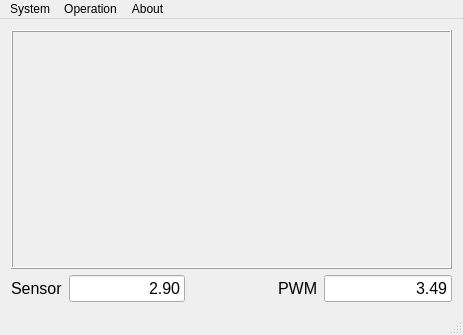
<?xml version="1.0" encoding="UTF-8"?>
<ui version="4.0">
 <class>MainWindow</class>
 <widget class="QMainWindow" name="MainWindow">
  <property name="geometry">
   <rect>
    <x>0</x>
    <y>0</y>
    <width>463</width>
    <height>335</height>
   </rect>
  </property>
  <property name="windowTitle">
   <string>SCD - v0.1</string>
  </property>
  <property name="windowIcon">
   <iconset resource="resources.qrc">
    <normaloff>:/icons/resources/scd.svg</normaloff>:/icons/resources/scd.svg</iconset>
  </property>
  <widget class="QWidget" name="centralWidget">
   <layout class="QGridLayout" name="gridLayout">
    <item row="0" column="0">
     <layout class="QVBoxLayout" name="verticalLayout" stretch="90,10">
      <item>
       <widget class="QFrame" name="chartFrame">
        <property name="frameShape">
         <enum>QFrame::Box</enum>
        </property>
        <property name="frameShadow">
         <enum>QFrame::Raised</enum>
        </property>
       </widget>
      </item>
      <item>
       <layout class="QHBoxLayout" name="horizontalLayout_3" stretch="40,20,40">
        <item>
         <layout class="QHBoxLayout" name="horizontalLayout" stretch="20,0">
          <item>
           <widget class="QLabel" name="label">
            <property name="font">
             <font>
              <pointsize>12</pointsize>
             </font>
            </property>
            <property name="text">
             <string>Sensor</string>
            </property>
           </widget>
          </item>
          <item>
           <widget class="QLineEdit" name="lineEdit">
            <property name="font">
             <font>
              <pointsize>12</pointsize>
             </font>
            </property>
            <property name="text">
             <string>2.90</string>
            </property>
            <property name="alignment">
             <set>Qt::AlignRight|Qt::AlignTrailing|Qt::AlignVCenter</set>
            </property>
            <property name="readOnly">
             <bool>true</bool>
            </property>
           </widget>
          </item>
         </layout>
        </item>
        <item>
         <spacer name="horizontalSpacer">
          <property name="orientation">
           <enum>Qt::Horizontal</enum>
          </property>
          <property name="sizeHint" stdset="0">
           <size>
            <width>40</width>
            <height>20</height>
           </size>
          </property>
         </spacer>
        </item>
        <item>
         <layout class="QHBoxLayout" name="horizontalLayout_2" stretch="20,0">
          <item>
           <widget class="QLabel" name="label_2">
            <property name="font">
             <font>
              <pointsize>12</pointsize>
             </font>
            </property>
            <property name="text">
             <string>PWM</string>
            </property>
           </widget>
          </item>
          <item>
           <widget class="QLineEdit" name="lineEdit_2">
            <property name="font">
             <font>
              <pointsize>12</pointsize>
             </font>
            </property>
            <property name="text">
             <string>3.49</string>
            </property>
            <property name="alignment">
             <set>Qt::AlignRight|Qt::AlignTrailing|Qt::AlignVCenter</set>
            </property>
            <property name="readOnly">
             <bool>true</bool>
            </property>
           </widget>
          </item>
         </layout>
        </item>
       </layout>
      </item>
     </layout>
    </item>
   </layout>
  </widget>
  <widget class="QMenuBar" name="menuBar">
   <property name="geometry">
    <rect>
     <x>0</x>
     <y>0</y>
     <width>463</width>
     <height>21</height>
    </rect>
   </property>
   <widget class="QMenu" name="menuSystem">
    <property name="title">
     <string>System</string>
    </property>
    <addaction name="actionStart"/>
    <addaction name="actionStop"/>
   </widget>
   <widget class="QMenu" name="menuOperation">
    <property name="title">
     <string>Operation</string>
    </property>
    <addaction name="actionMode1"/>
    <addaction name="actionMode2"/>
   </widget>
   <widget class="QMenu" name="menuAbout">
    <property name="title">
     <string>About</string>
    </property>
    <addaction name="actionSCD"/>
   </widget>
   <addaction name="menuSystem"/>
   <addaction name="menuOperation"/>
   <addaction name="menuAbout"/>
  </widget>
  <widget class="QStatusBar" name="statusBar"/>
  <action name="actionStart">
   <property name="icon">
    <iconset resource="resources.qrc">
     <normaloff>:/icons/resources/start.svg</normaloff>:/icons/resources/start.svg</iconset>
   </property>
   <property name="text">
    <string>Start</string>
   </property>
   <property name="toolTip">
    <string>This will start the system</string>
   </property>
   <property name="shortcut">
    <string>Ctrl+T</string>
   </property>
  </action>
  <action name="actionStop">
   <property name="icon">
    <iconset resource="resources.qrc">
     <normaloff>:/icons/resources/stop.svg</normaloff>:/icons/resources/stop.svg</iconset>
   </property>
   <property name="text">
    <string>Stop</string>
   </property>
   <property name="toolTip">
    <string>This will stop the system</string>
   </property>
   <property name="shortcut">
    <string>Ctrl+P</string>
   </property>
  </action>
  <action name="actionMode1">
   <property name="icon">
    <iconset resource="resources.qrc">
     <normaloff>:/icons/resources/mode1.svg</normaloff>:/icons/resources/mode1.svg</iconset>
   </property>
   <property name="text">
    <string>Mode 1</string>
   </property>
   <property name="shortcut">
    <string>Ctrl+1</string>
   </property>
  </action>
  <action name="actionMode2">
   <property name="icon">
    <iconset resource="resources.qrc">
     <normaloff>:/icons/resources/mode2.svg</normaloff>:/icons/resources/mode2.svg</iconset>
   </property>
   <property name="text">
    <string>Mode 2</string>
   </property>
   <property name="shortcut">
    <string>Ctrl+2</string>
   </property>
  </action>
  <action name="actionSCD">
   <property name="icon">
    <iconset resource="resources.qrc">
     <normaloff>:/icons/resources/scd.svg</normaloff>:/icons/resources/scd.svg</iconset>
   </property>
   <property name="text">
    <string>SCD</string>
   </property>
  </action>
 </widget>
 <layoutdefault spacing="6" margin="11"/>
 <resources>
  <include location="resources.qrc"/>
 </resources>
 <connections/>
</ui>
